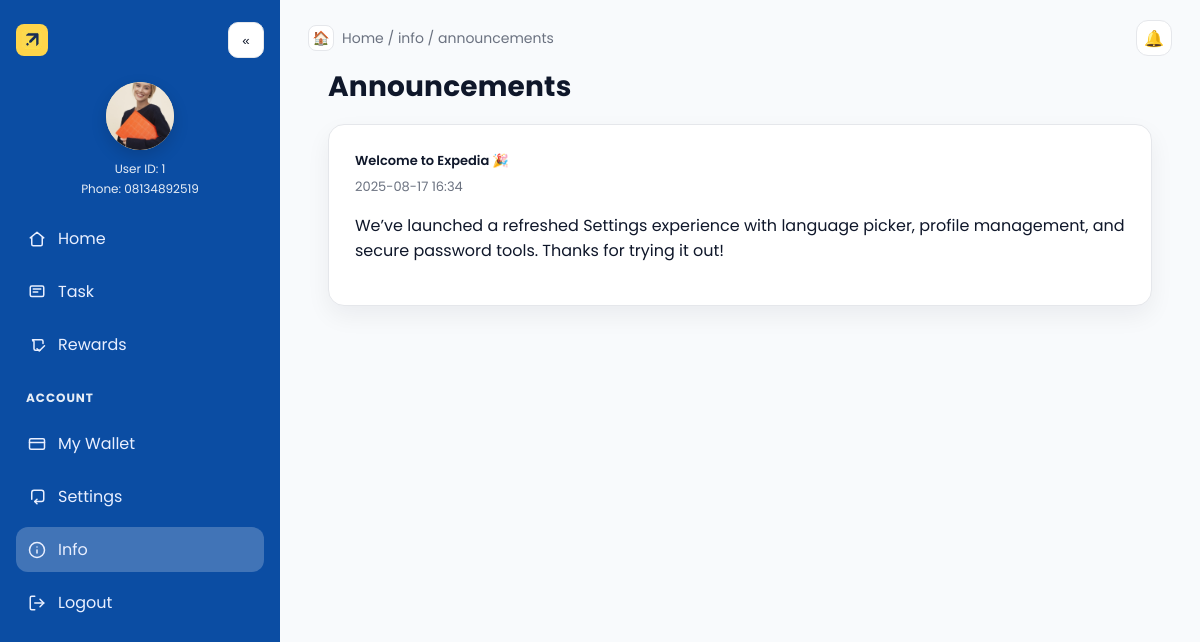
The app's page /announcements/ (signed in) with its own data.
### main/models.py (models this page shows, shortened)
class CustomUser(AbstractUser):
    username = None
    phone = models.CharField(max_length=20, unique=True)
    invitation_code = models.CharField(max_length=50, blank=True, null=True)
    nickname   = models.CharField(max_length=50, blank=True)
    avatar     = models.ImageField(upload_to="avatars/%Y/%m/", blank=True, null=True)
    avatar_url = models.URLField(blank=True, null=True, validators=[URLValidator()])
    signup_ip = models.GenericIPAddressField(blank=True, null=True)
    signup_country = models.CharField(max_length=100, blank=True, null=True)
    last_login_ip = models.GenericIPAddressField(blank=True, null=True)
    last_login_country = models.CharField(max_length=100, blank=True, null=True)
    USERNAME_FIELD = "phone"
    REQUIRED_FIELDS = []
    objects = CustomUserManager()

class Announcement(models.Model):
    title = models.CharField(max_length=140)
    body = models.TextField()
    pinned = models.BooleanField(default=False)   # show first
    is_published = models.BooleanField(default=True)
    starts_at = models.DateTimeField(null=True, blank=True)
    ends_at = models.DateTimeField(null=True, blank=True)
    created_at = models.DateTimeField(auto_now_add=True)
    objects = AnnouncementQuerySet.as_manager()
    class Meta:
        ordering = ("-pinned", "-created_at")

### main/views.py (the view)
# urls.py: path("announcements/", views.announcements_list, name="announcements"),
def announcements_list(request):
    items = Announcement.objects.active()
    return render(request, "meta_search/announcements.html", {
        "items": items,
        "active_page": "info",
    })

### main/models.py (called while the page is built)
    def active(self):
        now = timezone.now()
        return self.filter(
            is_published=True
        ).filter(
            models.Q(starts_at__lte=now) | models.Q(starts_at__isnull=True)
        ).filter(
            models.Q(ends_at__gte=now) | models.Q(ends_at__isnull=True)
        )

### templates/meta_search/announcements.html (shortened to what this page needs)
{% extends "base_user.html" %}
{% load i18n %}
{% load static%}
{% block breadcrumb %}Home / info / announcements{% endblock %}
{% block extra_head %}
<link rel="stylesheet" href="{% static 'meta_search/settings.css' %}">
{% endblock %}
{% block content %}
<section class="settings-page">
  <h1>{% trans "Announcements" %}</h1>
  <div class="card"><div class="card-body">
    {% if items %}
      <div class="form-grid">
        {% for a in items %}
          <div class="group">
            <div class="label">{{ a.title }}</div>
            <div class="sub">{{ a.created_at|date:"Y-m-d H:i" }}</div>
            <div class="value" style="margin-top:6px;">{{ a.body|linebreaks }}</div>
          </div>
        {% endfor %}
      </div>
    {% else %}
      <div class="sub">{% trans "No announcements at the moment." %}</div>
    {% endif %}
  </div></div>
</section>
{% endblock %}

### templates/base_user.html (shortened to what this page needs)
{% load static %}
<!DOCTYPE html>
<html lang="en">
<head>
  <link rel="stylesheet" href="{% static 'meta_search/base_user_layout.css' %}">
  {% block extra_head %}{% endblock %}
</head>
<body>
  <div class="app {% block app_classes %}{% endblock %}" id="app">
    <aside class="sidebar" id="sidebar">
      <div class="brand">
        <a class="brand-button" href="{% url 'user_dashboard' %}" title="Dashboard">
          <img src="{% static 'meta_search/images/logo_emoji.png' %}" alt="Dashboard" style="width:20px; height:20px; vertical-align:middle;">
        </a>
        <button class="sb-toggle sb-toggle-desktop" id="sbToggleDesktop" aria-label="Collapse menu" title="Collapse">«</button>
      </div>
      {% static 'meta_search/images/avatar-placeholder.png' as avatar_placeholder %}
      <div class="profile"
           title="{{ request.user.nickname|default:request.user.get_full_name|default:request.user.username }}">
        <div class="avatar">
          {% if request.user.avatar %}
            <img src="{{ request.user.avatar.url }}" alt="User avatar" width="48" height="48" loading="lazy" onerror="this.src='{{ avatar_placeholder }}'">
          {% elif request.user.avatar_url %}
            <img src="{{ request.user.avatar_url }}" alt="User avatar" width="48" height="48" loading="lazy" onerror="this.src='{{ avatar_placeholder }}'">
          {% else %}
            <img src="{{ avatar_placeholder }}" alt="User avatar" width="48" height="48" loading="lazy">
          {% endif %}
          <span class="status-dot"></span>
        </div>
        <div class="meta">
          <div class="id">User ID: {{ request.user.id }}</div>
          <div class="phone">Phone: {{ request.user.phone|default:'-' }}</div>
        </div>
      </div>
      <nav class="nav" aria-label="Sidebar">
        <a class="link {% if active_page == 'home' %}active{% endif %}" href="{% url 'user_dashboard' %}" title="Home">
          <svg viewBox="0 0 24 24" width="18" height="18" fill="none" stroke="currentColor" stroke-width="2" stroke-linecap="round" stroke-linejoin="round"><path d="M3 10.5 12 3l9 7.5"/><path d="M5 10v9a2 2 0 0 0 2 2h10a2 2 0 0 0 2-2v-9"/></svg>
          <span class="label">Home</span>
        </a>
        <a class="link {% if active_page == 'task' %}active{% endif %}" href="#" title="Task">
          <svg viewBox="0 0 24 24" width="18" height="18" fill="none" stroke="currentColor" stroke-width="2" stroke-linecap="round" stroke-linejoin="round"><rect x="3" y="4" width="18" height="14" rx="2"/><path d="M7 8h10M7 12h6"/></svg>
          <span class="label">Task</span>
        </a>
        <a class="link {% if active_page == 'rewards' %}active{% endif %}" href="#" title="Rewards">
          <svg viewBox="0 0 24 24" width="18" height="18" fill="none" stroke="currentColor" stroke-width="2" stroke-linecap="round" stroke-linejoin="round"><path d="m12 17 3 3 7-7"/><path d="M20 10V7a2 2 0 0 0-2-2H6a2 2 0 0 0 2 2v10a2 2 0 0 0 2 2h6"/></svg>
          <span class="label">Rewards</span>
        </a>
        <h6>Account</h6>
        <a class="link {% if active_page == 'wallet' %}active{% endif %}" href="{% url 'wallet' %}" title="My Wallet">
          <svg viewBox="0 0 24 24" width="18" height="18" fill="none" stroke="currentColor" stroke-width="2" stroke-linecap="round" stroke-linejoin="round"><rect x="2" y="5" width="20" height="14" rx="2"/><path d="M2 10h20"/></svg>
          <span class="label">My Wallet</span>
        </a>
        <a class="link {% if active_page == 'settings' %}active{% endif %}" href="{% url 'profile_settings' %}" title="Settings">
          <svg viewBox="0 0 24 24" width="18" height="18" fill="none" stroke="currentColor" stroke-width="2" stroke-linecap="round" stroke-linejoin="round"><path d="M12 15l-3 3 3 3"/><path d="M9 18h9a3 3 0 0 0 3-3V6a3 3 0 0 0-3-3H8a3 3 0 0 0-3 3v9"/></svg>
          <span class="label">Settings</span>
        </a>
        <a class="link {% if active_page == 'info' %}active{% endif %}" href="{% url 'info_index' %}" title="Info">
          <svg viewBox="0 0 24 24" width="18" height="18" fill="none" stroke="currentColor" stroke-width="2" stroke-linecap="round" stroke-linejoin="round"><circle cx="12" cy="12" r="10"/><path d="M12 16v-4M12 8h.01"/></svg>
          <span class="label">Info</span>
        </a>
        <div class="bottom">
          <a class="link" href="{% url 'signout' %}" title="Logout">
            <svg viewBox="0 0 24 24" width="18" height="18" fill="none" stroke="currentColor" stroke-width="2" stroke-linecap="round" stroke-linejoin="round"><path d="M9 21H5a2 2 0 0 1-2-2V5a2 2 0 0 1 2-2h4"/><polyline points="16 17 21 12 16 7"/><line x1="21" y1="12" x2="9" y2="12"/></svg>
            <span class="label">Logout</span>
          </a>
        </div>
      </nav>
    </aside>
    <main class="main">
      <div class="topbar">
        <div class="breadcrumb">
          <span class="crumb-home">🏠</span>
          <span class="dreadcrumb">
            {% block breadcrumb %}Home / setting / my wallet{% endblock %}
          </span>
        </div>
        <div class="bell" title="Announcements">
          <a href="{% url 'announcements' %}" aria-label="Announcements">🔔</a>
        </div>
      </div>
      {% block content %}{% endblock %}
    </main>
  </div>
</body>
</html>

### static/meta_search/base_user_layout.css (style rules this page uses)
:root { --blue:#0b4da3; --text:#111; --muted:#6b7280; --border:#e5e7eb; --card:#ffffff; --bg:#f7f8fb; --radius:14px; --topbar-h: 56px; }
* { box-sizing:border-box; }
html,body { height:100%; }
body { margin:0; font-family:"Poppins", system-ui, -apple-system, Segoe UI, Roboto, Helvetica, Arial, "Apple Color Emoji","Segoe UI Emoji"; color:var(--text); background:var(--bg); }
.app { display:grid; grid-template-columns:280px 1fr; min-height:100vh; }
.sidebar { background:var(--blue); color:#fff; padding:22px 16px; position:sticky; top:0; height:100vh; overflow:hidden; }
.brand { display:flex; align-items:center; gap:10px; margin-bottom:22px; }
.brand-button { height:32px; width:32px; border-radius:8px; background:#ffd54a; display:grid; place-items:center; font-weight:700; color:#111; text-decoration:none; }
.sb-toggle { border:1px solid var(--border); height:36px; width:36px; border-radius:10px; background:#fff; color:var(--text); display:grid; place-items:center; cursor:pointer; transition: transform .12s ease, box-shadow .2s ease, background-color .2s ease, border-color .2s ease; }
.profile { display:flex; flex-direction:column; align-items:center; gap:10px; margin:24px 0 18px; text-align:center; }
.avatar { height:64px; width:64px; border-radius:50%; background:#ffe6b3; overflow:hidden; position:relative; box-shadow:0 6px 16px rgba(0,0,0,.15); }
.avatar img { height:100%; width:100%; object-fit:cover; display:block; }
.status-dot { position:absolute; right:-2px; bottom:-2px; height:12px; width:12px; border-radius:50%; background:#4ade80; border:3px solid var(--blue); }
.meta { display:flex; flex-direction:column; gap:2px; }
.meta .id { font-size:12px; opacity:.9; }
.meta .phone { font-size:12px; opacity:.9; }
.nav { margin-top:18px; display:grid; gap:8px; }
.nav h6 { font-size:12px; letter-spacing:.08em; text-transform:uppercase; opacity:.9; margin:14px 10px 6px; }
.link { display:flex; align-items:center; gap:12px; padding:10px 12px; border-radius:12px; text-decoration:none; color:#e9efff; background:transparent; }
.link.active { background:rgba(255,255,255,.22); }
.link svg { flex:0 0 18px; min-width:18px; }
.label { white-space:nowrap; }
.bottom { margin-top:auto; }
.main { padding:28px 28px 48px; }
.topbar { display:flex; justify-content:space-between; align-items:center; margin:-8px 0 10px; gap:12px; }
.breadcrumb { display:flex; align-items:center; gap:8px; color:var(--muted); font-size:14px; }
.crumb-home { height:26px; width:26px; border:1px solid var(--border); border-radius:8px; display:grid; place-items:center; background:#fff; }
.bell { height:36px; width:36px; border:1px solid var(--border); border-radius:12px; background:#fff; display:grid; place-items:center; position:relative; }
.bell a { display:inline-block; color:inherit; text-decoration:none; }
.card { background:var(--card); border:1px solid var(--border); border-radius:var(--radius); }
.sb-toggle-desktop { display:none; }
@media (min-width: 901px) { .sb-toggle-desktop { display:inline-grid; } }
@media (min-width: 901px) { .sidebar .brand { display:flex; align-items:center; gap:10px; } }
@media (min-width: 901px) { .sb-toggle-desktop { margin-left:auto; border:1px solid var(--border); height:36px; width:36px; border-radius:10px; background:#fff; color:var(--text); display:grid; place-items:center; cursor:pointer; transition: transform .12s ease, box-shadow .2s ease, background-color .2s ease, border-color .2s ease; } }
@media (min-width:901px) { .sb-toggle-desktop { transform:translateX(0); } }

### records on screen
CustomUser: user.avatar (picture), user.id "1", user.phone "08134892519"
Announcement: title "Welcome to Expedia 🎉", created_at "2025-08-17 16:34", body "We’ve launched a refreshed Settings experience with language picker, profile management, and secure password tools. Thanks for trying it out!"
